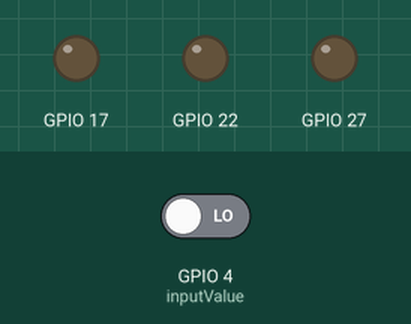
Simulated run of this program. Board: Raspberry Pi (BCM pin numbers). Parts: output pins drawn as LEDs (lit = HIGH). The inputs (shaded band) are chosen by the test bench; at power-on: GPIO 4 (inputValue) LOW.

Above: at 1.2 s.
1.3 s: GPIO 4 (inputValue) driven HIGH
At 2.5 s:
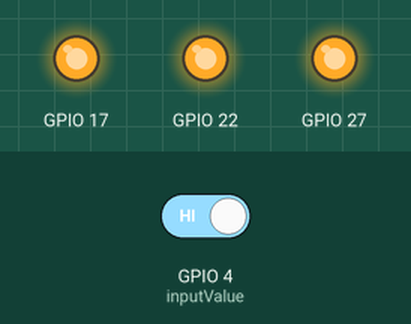
2.8 s: GPIO 4 (inputValue) driven LOW
At 5.1 s:
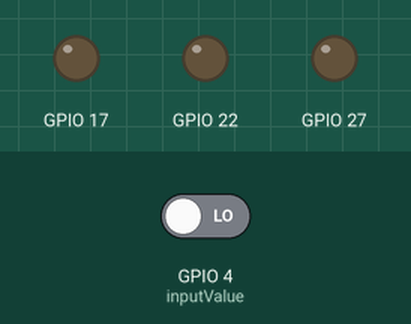
Timing chart, 0 to 6.6 s (numbered marks = the images above; inputs shaded):
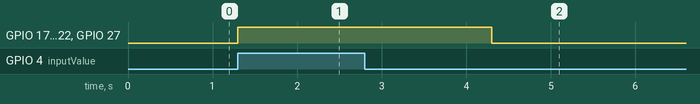

Measured:
- after the input at 1.3 s, GPIO 17, GPIO 22, GPIO 27: LOW → HIGH at once
- after the input at 2.8 s, GPIO 17, GPIO 22, GPIO 27: HIGH → LOW after 1.5 s

The program:

Ccandle.py
```python
#! /usr/bin/env python

import RPi.GPIO as GPIO
import time

GPIO.cleanup()

GPIO.setmode(GPIO.BCM)
GPIO.setup(4, GPIO.IN)
GPIO.setup(17, GPIO.OUT)
GPIO.setup(27, GPIO.OUT)
GPIO.setup(22, GPIO.OUT)


##while True:
## print( GPIO.input(17))
## time.sleep(0.5)


while True:
 inputValue = GPIO.input(4)
 if (inputValue == 1):
   GPIO.output(17, GPIO.HIGH)
   GPIO.output(27, GPIO.HIGH)
   GPIO.output(22, GPIO.HIGH)
   time.sleep(3)
   GPIO.output(17, GPIO.LOW)
   GPIO.output(27, GPIO.LOW)
   GPIO.output(22, GPIO.LOW)
else:
   GPIO.output(17, GPIO.LOW)
   GPIO.output(27, GPIO.LOW)
   GPIO.output(22, GPIO.LOW)
```
